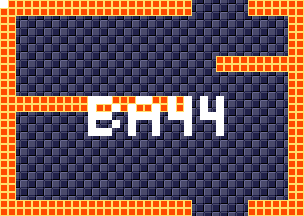

Below is a game level as drawn by its tile map, then a one-line description and the .tmx that defines it (tile-layer data replaced by summaries):
An orthogonal 38x27 tile map with 8x8 px tiles, 4 tile layers (background, foreground, room numbers, Objects), 15 tilesets.

<map version="1.5" tiledversion="1.7.1" orientation="orthogonal" renderorder="right-down" width="38" height="27" tilewidth="8" tileheight="8" infinite="0" nextlayerid="11" nextobjectid="1">
 <tileset firstgid="1" source="tilesheets/tsKarniMata.tsx" />
 <tileset firstgid="1025" source="tilesheets/tsVoodooWasp.tsx" />
 <tileset firstgid="2049" source="tilesheets/tsBurial.tsx" />
 <tileset firstgid="3073" source="tilesheets/tsBlueTemple.tsx" />
 <tileset firstgid="4097" source="tilesheets/tsGoddess.tsx" />
 <tileset firstgid="5121" source="tilesheets/tsKonark.tsx" />
 <tileset firstgid="6145" name="sEnemies" tilewidth="8" tileheight="8" tilecount="1024" columns="32">
  <image source="../grapx/tilesheets/sObjects.bmp" trans="ff94ff" width="256" height="256" />
 </tileset>
 <tileset firstgid="7169" source="tilesheets/tsIceTemple.tsx" />
 <tileset firstgid="8193" source="tilesheets/tsLavaArea.tsx" />
 <tileset firstgid="9217" source="tilesheets/tsBossArea.tsx" />
 <tileset firstgid="10241" source="tilesheets/tsPegu.tsx" />
 <tileset firstgid="11265" source="tilesheets/sTiwanakuTemple.tsx" />
 <tileset firstgid="12289" source="tilesheets/sIndraTemple.tsx" />
 <tileset firstgid="13313" source="tilesheets/sTeleport.tsx" />
 <tileset firstgid="14337" source="tilesheets/sObjects.tsx" />
 <layer id="2" name="background" width="38" height="27">
  <data>[1026 cells, 1026 non-empty, 2 distinct tile ids]</data>
 </layer>
 <layer id="1" name="foreground" width="38" height="27">
  <data>[1026 cells, 278 non-empty, 1 distinct tile ids]</data>
 </layer>
 <layer id="7" name="room numbers" width="38" height="27">
  <data>[1026 cells, 44 non-empty, 1 distinct tile ids]</data>
 </layer>
 <layer id="10" name="Objects" width="38" height="27">
  <data>[1026 cells, 0 non-empty, 0 distinct tile ids]</data>
 </layer>
</map>
